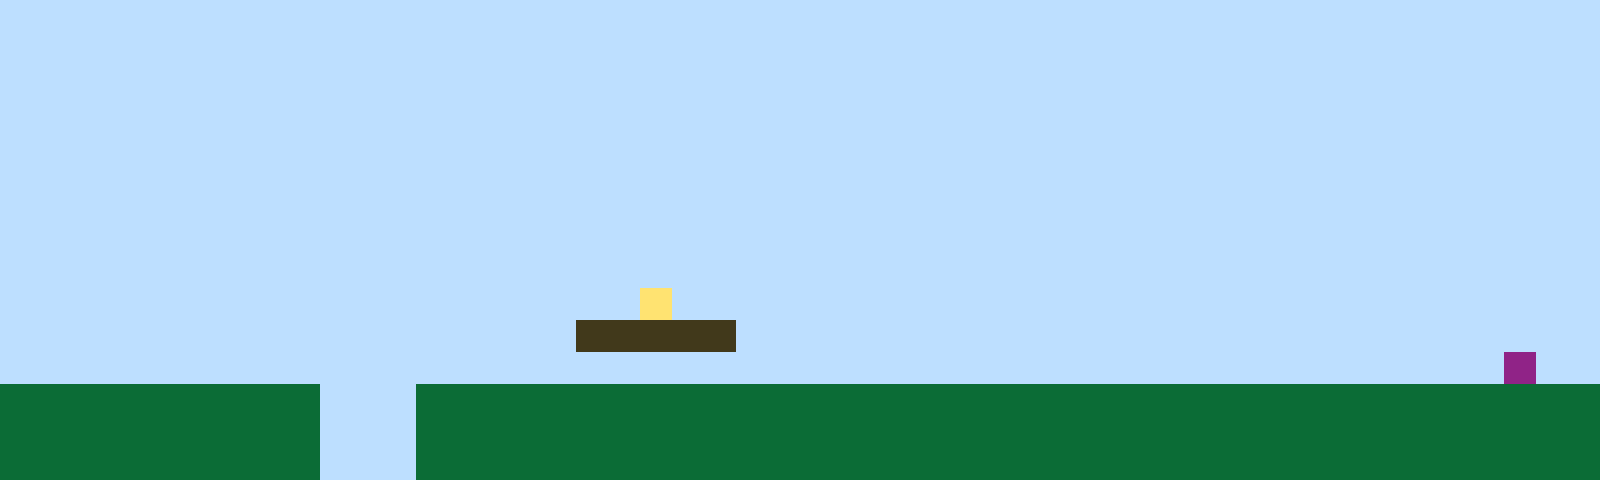

A level layout from a 2D game, rendered from its tile map. Below: a short description, then the map file with its tile-grid data intact:
An orthogonal 50x15 tile map with 32x32 px tiles, 1 tile layer (Tile Layer 1).

<map version="1.10" tiledversion="1.11.2" orientation="orthogonal" renderorder="right-up" width="50" height="15" tilewidth="32" tileheight="32" infinite="0" nextlayerid="2" nextobjectid="1"><editorsettings><export target="map1.csv" format="csv" /></editorsettings><tileset firstgid="1" name="sprites" tilewidth="32" tileheight="32" tilecount="6" columns="3"><image source="sprites.png" width="96" height="64" /></tileset><layer id="1" name="Tile Layer 1" width="50" height="15"><data encoding="csv">1,1,1,1,1,1,1,1,1,1,1,1,1,1,1,1,1,1,1,1,1,1,1,1,1,1,1,1,1,1,1,1,1,1,1,1,1,1,1,1,1,1,1,1,1,1,1,1,1,1,1,1,1,1,1,1,1,1,1,1,1,1,1,1,1,1,1,1,1,1,1,1,1,1,1,1,1,1,1,1,1,1,1,1,1,1,1,1,1,1,1,1,1,1,1,1,1,1,1,1,1,1,1,1,1,1,1,1,1,1,1,1,1,1,1,1,1,1,1,1,1,1,1,1,1,1,1,1,1,1,1,1,1,1,1,1,1,1,1,1,1,1,1,1,1,1,1,1,1,1,1,1,1,1,1,1,1,1,1,1,1,1,1,1,1,1,1,1,1,1,1,1,1,1,1,1,1,1,1,1,1,1,1,1,1,1,1,1,1,1,1,1,1,1,1,1,1,1,1,1,1,1,1,1,1,1,1,1,1,1,1,1,1,1,1,1,1,1,1,1,1,1,1,1,1,1,1,1,1,1,1,1,1,1,1,1,1,1,1,1,1,1,1,1,1,1,1,1,1,1,1,1,1,1,1,1,1,1,1,1,1,1,1,1,1,1,1,1,1,1,1,1,1,1,1,1,1,1,1,1,1,1,1,1,1,1,1,1,1,1,1,1,1,1,1,1,1,1,1,1,1,1,1,1,1,1,1,1,1,1,1,1,1,1,1,1,1,1,1,1,1,1,1,1,1,1,1,1,1,1,1,1,1,1,1,1,1,1,1,1,1,1,1,1,1,1,1,1,1,1,1,1,1,1,1,1,1,1,1,1,1,1,1,1,1,1,1,1,1,1,1,1,1,1,1,1,1,1,1,1,1,1,1,1,1,1,1,1,1,1,1,1,1,1,1,1,1,1,1,1,1,1,1,1,1,1,1,1,1,1,1,1,1,1,1,1,1,1,1,1,1,1,1,1,1,1,1,1,1,1,1,1,1,1,1,1,1,1,1,1,1,1,1,1,1,1,1,1,1,1,1,1,1,1,1,1,1,1,1,1,1,1,1,1,1,1,1,1,1,1,4,1,1,1,1,1,1,1,1,1,1,1,1,1,1,1,1,1,1,1,1,1,1,1,1,1,1,1,1,1,1,1,1,1,1,1,1,1,1,1,1,1,1,1,1,1,1,1,3,3,3,3,3,1,1,1,1,1,1,1,1,1,1,1,1,1,1,1,1,1,1,1,1,1,1,1,1,1,1,1,1,1,1,1,1,1,1,1,1,1,1,1,1,1,1,1,1,1,1,1,1,1,1,1,1,1,1,1,1,1,1,1,1,1,1,1,1,1,1,1,1,1,1,1,1,1,1,6,1,1,2,2,2,2,2,2,2,2,2,2,1,1,1,2,2,2,2,2,2,2,2,2,2,2,2,2,2,2,2,2,2,2,2,2,2,2,2,2,2,2,2,2,2,2,2,2,2,2,2,2,2,2,2,2,2,2,2,2,2,2,1,1,1,2,2,2,2,2,2,2,2,2,2,2,2,2,2,2,2,2,2,2,2,2,2,2,2,2,2,2,2,2,2,2,2,2,2,2,2,2,2,2,2,2,2,2,2,2,2,2,1,1,1,2,2,2,2,2,2,2,2,2,2,2,2,2,2,2,2,2,2,2,2,2,2,2,2,2,2,2,2,2,2,2,2,2,2,2,2,2</data></layer></map>
